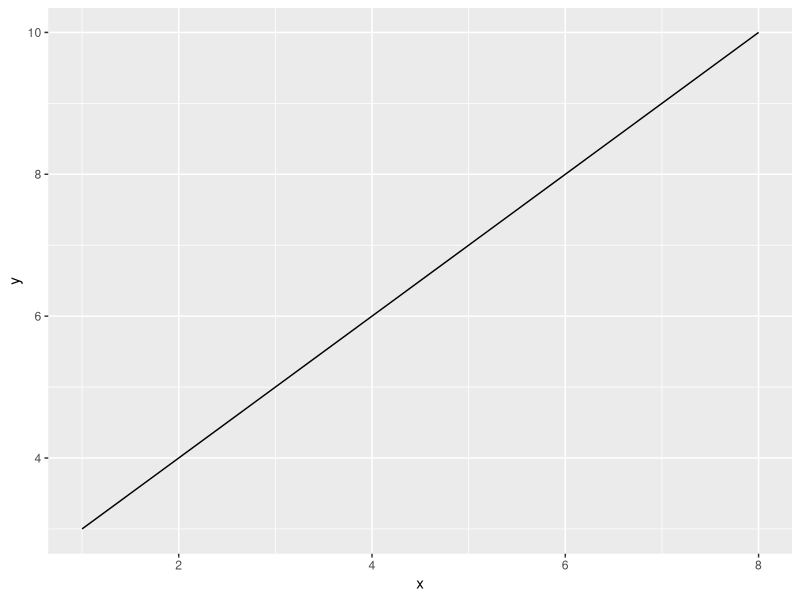

The R source for this figure:
## ---- chunk 1
x <- c(1,8)
y <- c(3,10)
dat <- data.frame(x,y)
library(ggplot2)
ggplot()+geom_line(data=dat,aes(x=x,y=y))
## ---- chunk 2
a <- 2
b <- 2
r <- a*b
r
